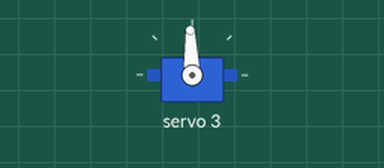
Simulated run of this sketch. Board: Arduino Uno, built with avr-gcc and run on an emulated ATmega328P. Shown: servo.

Above: at 0.05 s.
At 0.65 s:
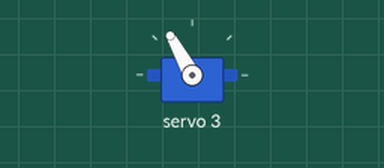
At 0.95 s:
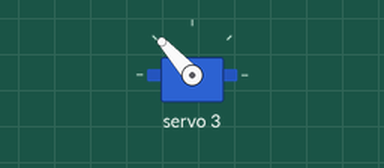
At 1.8 s:
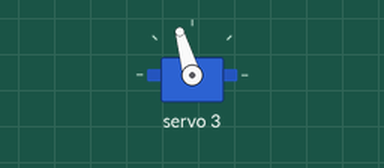
Timing chart, 0 to 5.0 s (numbered marks = the images above):
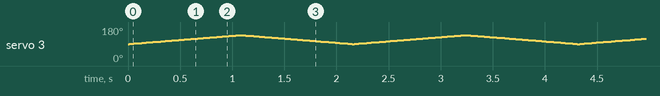

The sketch:

primal_servo_test.ino
```cpp
/* Include the HCPCA9685 library */
#include "HCPCA9685.h"

/* I2C slave address for the device/module. For the HCMODU0097 the default I2C address
   is 0x40 */
#define  I2CAdd 0x40


/* Create an instance of the library */
HCPCA9685 HCPCA9685(I2CAdd);


void setup()
{
  /* Initialise the library and set it to 'servo mode' */
  HCPCA9685.Init(SERVO_MODE);

  /* Wake the device up */
  HCPCA9685.Sleep(false);
}


void loop()
{
  unsigned int Pos;
  int minDeg = 200;
  int maxDeg = 300;

  /* Sweep the servo back and forth from its minimum to maximum position.
     If your servo is hitting its end stops then you  should adjust the
     values so that the servo can sweep though its full range without hitting
     the end stops. You can adjust the min & max positions by altering
     the trim values in the libraries HCPCA9685.h file*/
  for(Pos = minDeg; Pos < maxDeg; Pos++)
  {
    /* This function sets the servos position. It takes two parameters,
     * the first is the servo to control, and the second is the servo
     * position. */
    HCPCA9685.Servo(3, Pos);
    delay(10);
  }

  for(Pos = maxDeg; Pos >= minDeg; Pos--)
  {
    HCPCA9685.Servo(3, Pos);
    delay(10);
  }
}
```
